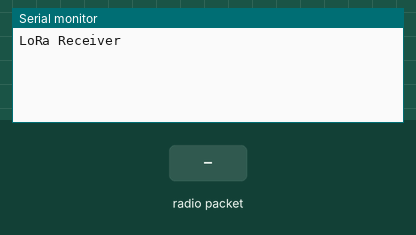
Simulated run of this sketch. Board: Arduino Uno, built with avr-gcc and run on an emulated ATmega328P. Parts: the last lines printed to the serial monitor. Inputs (shaded band) come from the test bench. No radio packets arrive unless stated.

Above: at 1.2 s.
1.3 s: radio packet "1" arrives
At 2.5 s:
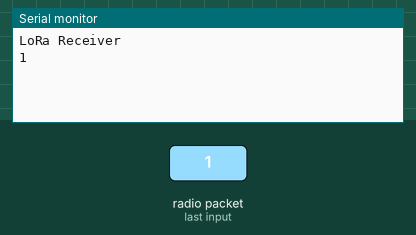
2.8 s: radio packet "0" arrives
At 3.8 s:
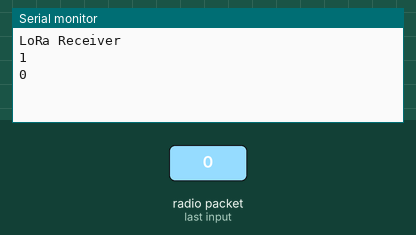
4.3 s: radio packet "2" arrives
At 4.9 s:
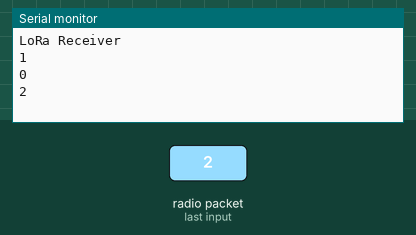

The sketch:

LoRaLST_Receiver.ino
```cpp
#include <SPI.h>
#include <LoRa.h>

#define SS 8
#define RST 4
#define DIO0 7


int counter = 0;
int txPower = 2; //sets the transmittion power of LoRa modem 2-20 default is 17

void setup() {
  Serial.begin(9600);
  while (!Serial);

  Serial.println("LoRa Receiver");

  LoRa.setPins(SS, RST, DIO0);

  if (!LoRa.begin(437.5E6)) { //436957031
    Serial.println("Starting LoRa failed!");
    while (1);
  }
  LoRa.setSpreadingFactor(10);
  LoRa.setSignalBandwidth(62.5E3);
  LoRa.enableCrc();
  LoRa.setTxPower(txPower);
}

void loop() {
  // try to parse packet
  int packetSize = LoRa.parsePacket();
  if (packetSize) {
    // received a packet
  //  Serial.print("Received packet '");

    // read packet
    while (LoRa.available()) {
      Serial.print((char)LoRa.read());
    }
    Serial.println("");
    /*
    // RSSI and SNR of packet
    Serial.print("' SNR: ");
    Serial.print(LoRa.packetSnr());
    Serial.print("' RSSI: ");
    Serial.print(LoRa.packetRssi());
    Serial.print("' Frequency Error: ");
    Serial.println((long) LoRa.packetFrequencyError());
    */
  }
}
```

Measured:
- after the input at 1.3 s, the serial monitor: prints a new line at once (image 1)
- after the input at 2.8 s, the serial monitor: prints a new line at once (image 2)
- after the input at 4.3 s, the serial monitor: prints a new line at once (image 3)
